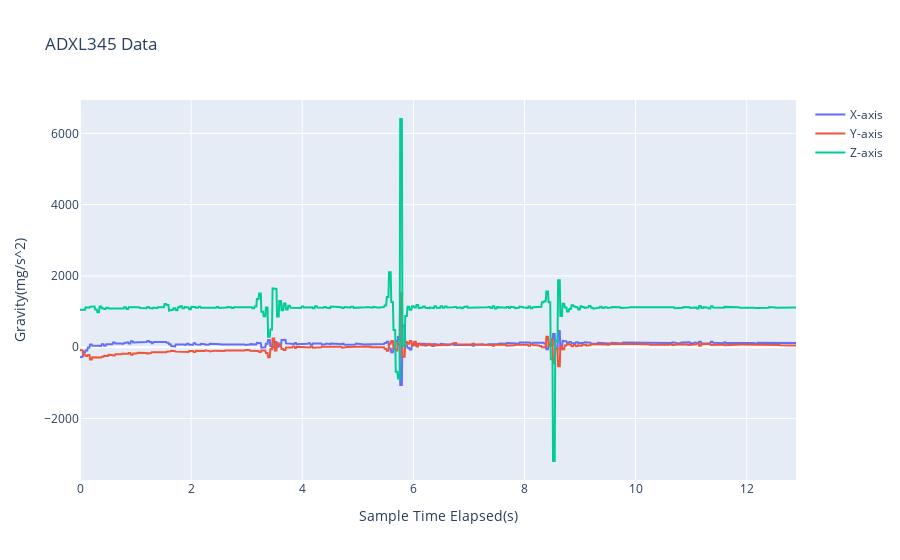

This figure's notebook cell:
### Code cell
import plotly.graph_objects as go
import plotly.express as px
import numpy as np

X=[]
Y=[]
Z=[]

start_time = time.time()
for i in trange(10):
    x, y, z = get_gravity_data(slave_addr=slave_addr, repeat=128, repeat_delay_us=10)
    X.extend(x)
    Y.extend(y)
    Z.extend(z)
end_time = time.time()
timestamp = np.arange(0, end_time - start_time, (end_time - start_time) / len(X))

fig = go.Figure()
fig.add_trace(go.Scatter(x=timestamp, y=X, mode='lines', name='X-axis'))
fig.add_trace(go.Scatter(x=timestamp, y=Y, mode='lines', name='Y-axis'))
fig.add_trace(go.Scatter(x=timestamp, y=Z, mode='lines', name='Z-axis'))
fig.update_layout(title='ADXL345 Data', xaxis_title='Sample Time Elapsed(s)', yaxis_title='Gravity(mg/s^2)')
fig.show()

### Figure 1 — Plotly figure (JSON) as saved in the notebook; plotly's stock layout.template omitted (floating-point values rounded to 4 significant figures; data arrays with more than 128 entries replaced by an {"elided": "..."} marker saying what was removed)
{"data": [{"mode": "lines", "name": "X-axis", "type": "scatter", "x": {"elided": "1280 float values"}, "y": {"elided": "1280 float values"}}, {"mode": "lines", "name": "Y-axis", "type": "scatter", "x": {"elided": "1280 float values"}, "y": {"elided": "1280 float values"}}, {"mode": "lines", "name": "Z-axis", "type": "scatter", "x": {"elided": "1280 float values"}, "y": {"elided": "1280 float values"}}], "layout": {"title": {"text": "ADXL345 Data"}, "xaxis": {"title": {"text": "Sample Time Elapsed(s)"}}, "yaxis": {"title": {"text": "Gravity(mg/s^2)"}}}}
